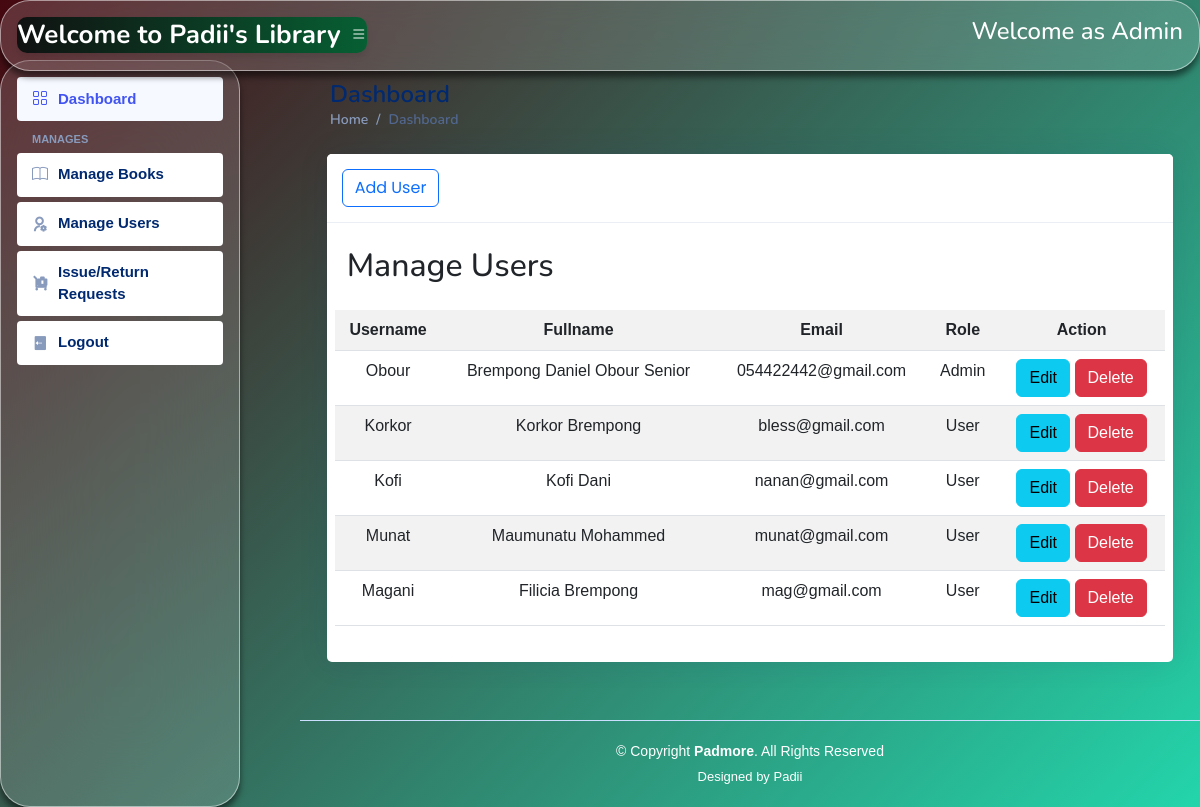
The page /admin/index.php?page=users on the database its author committed.
### tables this page shows
CREATE TABLE `users` (
  `user_id` int(11) NOT NULL,
  `username` varchar(255) NOT NULL,
  `fullname` varchar(250) NOT NULL,
  `Category` varchar(250) NOT NULL,
  `password` varchar(255) NOT NULL,
  `email` varchar(255) NOT NULL,
  `role` enum('Admin','User') NOT NULL,
  `RollNo` varchar(250) NOT NULL
);

### admin/manage_users.php (the view, shortened to what this page needs)
<div class="container-fluid" style="padding: 1%;">
	<div class="col-lg-12">
		<div class="card">
			<div class="card-header">
				<large class="card-title">
					<button class="btn btn-outline-primary shadow-none me-lg-2 me-3" data-bs-toggle="modal" data-bs-target="#registerModal"><i class="fa fa-plus"></i> Add User</button>
				</large>
			</div>
			<div class="card-body">
            <div>&nbsp;</div>
            <div class="row ">
				<table class="table table-bordered table-striped" id="loan-list">
<?php
echo "<h2>Manage Users</h2>";
$sql = "SELECT * FROM users";
$result = $conn->query($sql);
if ($result->num_rows > 0) {
    echo "<table class='table table-hover table-striped' id='loan-list'>";
    echo "<tr><th class='text-center'>Username</th><th class='text-center'>Fullname</th><th class='text-center'>Email</th><th class='text-center'>Role</th><th class='text-center'>Action</th></tr>";
    while($row = $result->fetch_assoc()) {
        echo "<tr><td class='text-center'>" . $row["username"]. "</td><td class='text-center'>" . $row["fullname"]. "</td><td class='text-center'>" . $row["email"]. "</td><td class='text-center'>" . $row["role"]. "</td>";
         echo "
         <td class='text-center'>
         <form action='?page=edit_user' method='POST' class='d-inline'>
         <button type='submit' name='edit' value='".$row["user_id"]."' class=' btn btn btn-info'  data-toggle='tooltip' data-original-title='Edit' onclick='return confirmEdit(" . $row["user_id"] . ")'> Edit </button>
        </form>
         <form action='' method='POST' class='d-inline'>
         <button type='submit' name='delete' value='".$row["user_id"]."' class=' btn btn btn-danger'  data-toggle='tooltip' data-original-title='Delete' onclick='return confirmDelete(" . $row["user_id"] . ")'> Delete </button>
        </form>
         </td>";
         echo"</tr>";
    }
    echo "</table>";
} else {
    echo "0 results";
}
?>

### admin/topbar.php (shortened to what this page needs)
<!DOCTYPE html>
<html lang="en">
<head>
  <link href="assets/vendor/bootstrap/css/bootstrap.min.css" rel="stylesheet">
  <link href="assets/vendor/bootstrap-icons/bootstrap-icons.css" rel="stylesheet">
  <link href="assets/vendor/boxicons/css/boxicons.min.css" rel="stylesheet">
  <link href="assets/vendor/quill/quill.snow.css" rel="stylesheet">
  <link href="assets/vendor/quill/quill.bubble.css" rel="stylesheet">
  <link href="assets/vendor/remixicon/remixicon.css" rel="stylesheet">
  <link href="assets/vendor/simple-datatables/style.css" rel="stylesheet">
  <link href="assets/css/style.css" rel="stylesheet">
</head>
<body>
  <header id="header" class=" fixed-top d-flex align-items-center" style=" background: rgba(255, 255, 255, 0.15);
      backdrop-filter: blur(50px);
      padding: 1rem;
      position: fixed;
      width: 100%;
      tranform: translateX(-50%);
      border-radius:  30px;
      border: 1px solid rgba(255, 255, 255, 0.5);
      box-shadow: 0 6px 6px rgba(0, 0, 0, 0.5);">
<div class="marqueecont">
  <div class="d-flex align-items-center justify-content-between">
      <a href="index.html" class="logo d-flex align-items-center">
        <marquee behavior="move" direction="left"> <span class="d-none d-lg-block text-white">Welcome to Padii's Library</span></marquee>
      </a>
      <i class="bi bi-list toggle-sidebar-btn"></i>
    </div>
</div>
    <nav class="header-nav ms-auto">
      <ul class="d-flex align-items-center">
           <h4>Welcome <?php echo $_SESSION["username"];?> as Admin</h4>
          </ul>
    </nav>
  </header>

### admin/sidebar.php
<aside id="sidebar" class="sidebar" style=" background: rgba(255, 255, 255, 0.15);
    backdrop-filter: blur(50px);
    padding: 1rem;
    position: fixed;
    width: 20%;
    tranform: translateX(-50%);
    border-radius:  30px;
    border: 1px solid rgba(255, 255, 255, 0.5);
    box-shadow: 0 6px 6px rgba(0, 0, 0, 0.5);">
  <ul class="sidebar-nav" id="sidebar-nav">
    <li class="nav-item">
      <a class="nav-link " href="?page=inde">
        <i class="bi bi-grid"></i>
        <span>Dashboard</span>
      </a>
    </li>
    <li class="nav-heading">Manages</li>
    <li class="nav-item">
      <a class="nav-link collapsed" href="?page=books">
        <i class="bi bi-book"></i>
        <span>Manage Books</span>
      </a>
    </li>
    <li class="nav-item">
      <a class="nav-link collapsed" href="?page=users">
        <i class="ri-user-settings-line"></i>
        <span>Manage Users</span>
      </a>
    </li>
    <li class="nav-item"><a class="nav-link collapsed" href="?page=requests"><i class="ri-luggage-cart-line"></i><span>Issue/Return Requests</span>
  </a></li>
  <li class="nav-item"><a class="nav-link collapsed" href="logout.php"><i class="ri-logout-box-fill"></i><span>Logout</span> </a></li>
  </ul>
</aside>
<main id="main" class="main">

### admin/index.php (shortened to what this page needs)
<?php require "topbar.php";?>
<?php require "sidebar.php";?>
    <div class="pagetitle">
      <h1>Dashboard</h1>
      <nav>
        <ol class="breadcrumb">
          <li class="breadcrumb-item"><a href="">Home</a></li>
          <li class="breadcrumb-item active">Dashboard</li>
        </ol>
      </nav>
    </div>
    <section class="section dashboard">
      <div class="row">
      <?php
        if (isset($_GET['page'])) {
            $page = $_GET['page'];
            if ($page == "books") {
                include "manage_books.php";
            } elseif ($page == "users") {
                include "manage_users.php";
            }
            elseif ($page == "index") {
              include "index.php";
          }
          elseif ($page == "requests") {
            include "requests.php";
        }
          elseif ($page == "issue_requests") {
            include "issue_requests.php";
        }
        elseif ($page == "renew_requests") {
          include "renew_requests.php";
      }
      elseif ($page == "return_requests") {
        include "return_requests.php";
    }
    elseif ($page == "current") {
      include "current.php";
  }
  elseif ($page == "edit") {
    include "edit_book_details.php";
}
elseif ($page == "edit_user") {
  include "edit_user_details.php";
}
          elseif ($page == "delete_user") {
            include "delete_user.php";
            }
        }
        ?>
    </section>
<?php require "footer.php";?>

### admin/footer.php (shortened to what this page needs)
</main>
  <footer id="footer" class="footer" >
   <marquee behavior="move" direction="left"><div class="copyright text-white">
      &copy; Copyright <strong><span>Padmore</span></strong>. All Rights Reserved
    </div></marquee>
    <div class="credits text-white">
      Designed by <a href="" class="text-white">Padii</a>
    </div>
  </footer>
</body>
</html>

### admin/assets/css/style.css (style rules this page uses)
:root { scroll-behavior: smooth; }
body { font-family: "Open Sans", sans-serif; background: #f6f9ff; color: #444444; }
a { color: #4154f1; text-decoration: none; }
h1, h2, h3, h4, h5, h6 { font-family: "Nunito", sans-serif; }
#main { margin-top: 60px; padding: 20px 30px; transition: all 0.3s; }
.pagetitle { margin-bottom: 10px; }
.pagetitle h1 { font-size: 24px; margin-bottom: 0; font-weight: 600; color: #012970; }
.card { margin-bottom: 30px; border: none; border-radius: 5px; box-shadow: 0px 0 30px rgba(1, 41, 112, 0.1); }
.card-header, .card-footer { border-color: #ebeef4; background-color: #fff; color: #798eb3; padding: 15px; }
.card-title { padding: 20px 0 15px 0; font-size: 18px; font-weight: 500; color: #012970; font-family: "Poppins", sans-serif; }
.card-body { padding: 0 20px 20px 20px; }
.breadcrumb { font-size: 14px; font-family: "Nunito", sans-serif; color: #899bbd; font-weight: 600; }
.breadcrumb a { color: #899bbd; transition: 0.3s; }
.breadcrumb .breadcrumb-item::before { color: #899bbd; }
.breadcrumb .active { color: #51678f; font-weight: 600; }
.logo { line-height: 1; }
@media (min-width: 1200px) { .logo { width: 280px; } }
.logo span { font-size: 26px; font-weight: 700; color: #012970; font-family: "Nunito", sans-serif; }
.header-nav ul { list-style: none; }
.header-nav>ul { margin: 0; padding: 0; }
.sidebar { position: fixed; top: 60px; left: 0; bottom: 0; width: 300px; z-index: 996; transition: all 0.3s; padding: 20px; overflow-y: auto; scrollbar-width: thin; scrollbar-color: #aab7cf transparent; box-shadow: 0px 0px 20px rgba(1, 41, 112, 0.1); background-color: #fff; }
@media (min-width: 1200px) { #main, #footer { margin-left: 300px; } }
.sidebar-nav { padding: 0; margin: 0; list-style: none; }
.sidebar-nav li { padding: 0; margin: 0; list-style: none; }
.sidebar-nav .nav-item { margin-bottom: 5px; }
.sidebar-nav .nav-heading { font-size: 11px; text-transform: uppercase; color: #899bbd; font-weight: 600; margin: 10px 0 5px 15px; }
.sidebar-nav .nav-link { display: flex; align-items: center; font-size: 15px; font-weight: 600; color: #4154f1; transition: 0.3; background: #f6f9ff; padding: 10px 15px; border-radius: 4px; }
.sidebar-nav .nav-link i { font-size: 16px; margin-right: 10px; color: #4154f1; }
.sidebar-nav .nav-link.collapsed { color: #012970; background: #fff; }
.sidebar-nav .nav-link.collapsed i { color: #899bbd; }
.footer { padding: 20px 0; font-size: 14px; transition: all 0.3s; border-top: 1px solid #cddfff; }
.footer .copyright { text-align: center; color: #012970; }
.footer .credits { padding-top: 5px; text-align: center; font-size: 13px; color: #012970; }

### admin/topbar.php (style rules this page uses)
body { font-family: 'Arial', sans-serif; background: linear-gradient(-45deg, #ee7752, #e73c7e, #23a6d5, #23d5ab,rgb(70, 8, 16)); background-size: 400% 400%; animation: gradientBG 15s ease infinite; color: #fff; overflow-x: hidden; }
.marqueecont { width: 30%; overflow: hidden; white-space: nowrap; background: linear-gradient(90deg,rgb(16, 17, 17),rgb(7, 95, 51)); padding: 5px 0; border-radius: 10px; box-shadow: 0 4px 6px rgba(0, 0, 0, 0.1); }

### rows shown on the page
users: username "Obour", fullname "Brempong Daniel Obour Senior", email "054422442@gmail.com", role "Admin", $row["user_id"] 2 (drawn)
users: username "Korkor", fullname "Korkor Brempong", email "bless@gmail.com", role "User", $row["user_id"] 10 (drawn)
users: username "Kofi", fullname "Kofi Dani", email "nanan@gmail.com", role "User", $row["user_id"] 11 (drawn)
users: username "Munat", fullname "Maumunatu Mohammed", email "munat@gmail.com", role "User", $row["user_id"] 14 (drawn)
users: username "Magani", fullname "Filicia Brempong", email "mag@gmail.com", role "User", $row["user_id"] 15 (drawn)
